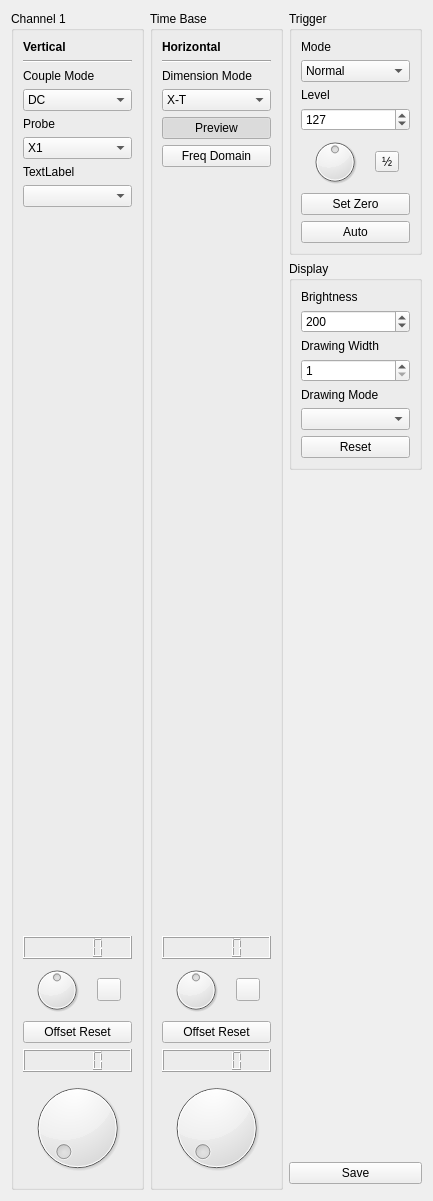
       <widget class="QWidget" name="scrollAreaWidgetContents_2">
        <property name="geometry">
         <rect>
          <x>0</x>
          <y>0</y>
          <width>433</width>
          <height>1201</height>
         </rect>
        </property>
        <layout class="QHBoxLayout" name="horizontalLayout">
         <item>
          <widget class="QGroupBox" name="groupBox_3">
           <property name="toolTip">
            <string>&lt;html&gt;&lt;head/&gt;&lt;body&gt;&lt;p&gt;CH1 Settings&lt;/p&gt;&lt;/body&gt;&lt;/html&gt;</string>
           </property>
           <property name="title">
            <string>Channel 1</string>
           </property>
           <layout class="QVBoxLayout" name="verticalLayout_4">
            <item>
             <widget class="QLabel" name="label_6">
              <property name="font">
               <font>
                <weight>75</weight>
                <bold>true</bold>
               </font>
              </property>
              <property name="text">
               <string>Vertical</string>
              </property>
             </widget>
            </item>
            <item>
             <widget class="Line" name="line">
              <property name="orientation">
               <enum>Qt::Horizontal</enum>
              </property>
             </widget>
            </item>
            <item>
             <widget class="QLabel" name="label_5">
              <property name="text">
               <string>Couple Mode</string>
              </property>
              <property name="buddy">
               <cstring>comboBox_couple_mode</cstring>
              </property>
             </widget>
            </item>
            <item>
             <widget class="QComboBox" name="comboBox_couple_mode">
              <item>
               <property name="text">
                <string>DC</string>
               </property>
              </item>
              <item>
               <property name="text">
                <string>AC</string>
               </property>
              </item>
             </widget>
            </item>
            <item>
             <widget class="QLabel" name="label_8">
              <property name="text">
               <string>Probe</string>
              </property>
              <property name="buddy">
               <cstring>comboBox_4</cstring>
              </property>
             </widget>
            </item>
            <item>
             <widget class="QComboBox" name="comboBox_4">
              <item>
               <property name="text">
                <string>X1</string>
               </property>
              </item>
              <item>
               <property name="text">
                <string>X10</string>
               </property>
              </item>
             </widget>
            </item>
            <item>
             <widget class="QLabel" name="label_9">
              <property name="text">
               <string>TextLabel</string>
              </property>
              <property name="buddy">
               <cstring>comboBox_5</cstring>
              </property>
             </widget>
            </item>
            <item>
             <widget class="QComboBox" name="comboBox_5"/>
            </item>
            <item>
             <spacer name="verticalSpacer_2">
              <property name="orientation">
               <enum>Qt::Vertical</enum>
              </property>
              <property name="sizeHint" stdset="0">
               <size>
                <width>20</width>
                <height>40</height>
               </size>
              </property>
             </spacer>
            </item>
            <item>
             <widget class="QLCDNumber" name="lcdNumber_ofst_ch1"/>
            </item>
            <item>
             <layout class="QHBoxLayout" name="horizontalLayout_2">
              <property name="topMargin">
               <number>0</number>
              </property>
              <item>
               <widget class="QDial" name="dial_ofst_ch1">
                <property name="sizePolicy">
                 <sizepolicy hsizetype="Preferred" vsizetype="Preferred">
                  <horstretch>0</horstretch>
                  <verstretch>0</verstretch>
                 </sizepolicy>
                </property>
                <property name="minimumSize">
                 <size>
                  <width>50</width>
                  <height>50</height>
                 </size>
                </property>
                <property name="maximumSize">
                 <size>
                  <width>50</width>
                  <height>50</height>
                 </size>
                </property>
                <property name="toolTip">
                 <string>&lt;html&gt;&lt;head/&gt;&lt;body&gt;&lt;p&gt;Offset Position&lt;/p&gt;&lt;/body&gt;&lt;/html&gt;</string>
                </property>
                <property name="minimum">
                 <number>-120</number>
                </property>
                <property name="maximum">
                 <number>120</number>
                </property>
               </widget>
              </item>
              <item>
               <widget class="QToolButton" name="toolButton_ofst_ch1">
                <property name="text">
                 <string/>
                </property>
               </widget>
              </item>
             </layout>
            </item>
            <item>
             <widget class="QPushButton" name="pushButton_ofst_rst_ch1">
              <property name="toolTip">
               <string>&lt;html&gt;&lt;head/&gt;&lt;body&gt;&lt;p&gt;Offset Position Reset&lt;/p&gt;&lt;/body&gt;&lt;/html&gt;</string>
              </property>
              <property name="text">
               <string>Offset Reset</string>
              </property>
             </widget>
            </item>
            <item>
             <widget class="QLCDNumber" name="lcdNumber_gain_ch1">
              <property name="smallDecimalPoint">
               <bool>false</bool>
              </property>
             </widget>
            </item>
            <item>
             <widget class="QDial" name="dial_gain_ch1">
              <property name="sizePolicy">
               <sizepolicy hsizetype="Preferred" vsizetype="Preferred">
                <horstretch>0</horstretch>
                <verstretch>0</verstretch>
               </sizepolicy>
              </property>
              <property name="minimumSize">
               <size>
                <width>100</width>
                <height>100</height>
               </size>
              </property>
              <property name="maximumSize">
               <size>
                <width>16777215</width>
                <height>100</height>
               </size>
              </property>
              <property name="wrapping">
               <bool>false</bool>
              </property>
              <property name="notchesVisible">
               <bool>false</bool>
              </property>
             </widget>
            </item>
           </layout>
          </widget>
         </item>
         <item>
          <widget class="QGroupBox" name="groupBox_4">
           <property name="toolTip">
            <string>&lt;html&gt;&lt;head/&gt;&lt;body&gt;&lt;p&gt;Time Base Settings&lt;/p&gt;&lt;/body&gt;&lt;/html&gt;</string>
           </property>
           <property name="title">
            <string>Time Base</string>
           </property>
           <layout class="QVBoxLayout" name="verticalLayout_5">
            <item>
             <widget class="QLabel" name="label_7">
              <property name="font">
               <font>
                <weight>75</weight>
                <bold>true</bold>
               </font>
              </property>
              <property name="text">
               <string>Horizontal</string>
              </property>
             </widget>
            </item>
            <item>
             <widget class="Line" name="line_2">
              <property name="orientation">
               <enum>Qt::Horizontal</enum>
              </property>
             </widget>
            </item>
            <item>
             <widget class="QLabel" name="label_10">
              <property name="text">
               <string>Dimension Mode</string>
              </property>
              <property name="buddy">
               <cstring>comboBox_6</cstring>
              </property>
             </widget>
            </item>
            <item>
             <widget class="QComboBox" name="comboBox_6">
              <item>
               <property name="text">
                <string>X-T</string>
               </property>
              </item>
              <item>
               <property name="text">
                <string>Roll</string>
               </property>
              </item>
              <item>
               <property name="text">
                <string>X-Y</string>
               </property>
              </item>
             </widget>
            </item>
            <item>
             <widget class="QPushButton" name="pushButton_preview_view">
              <property name="text">
               <string>Preview</string>
              </property>
              <property name="checkable">
               <bool>true</bool>
              </property>
              <property name="checked">
               <bool>true</bool>
              </property>
             </widget>
            </item>
            <item>
             <widget class="QPushButton" name="pushButton_freq_domain">
              <property name="text">
               <string>Freq Domain</string>
              </property>
              <property name="checkable">
               <bool>true</bool>
              </property>
             </widget>
            </item>
            <item>
             <spacer name="verticalSpacer_3">
              <property name="orientation">
               <enum>Qt::Vertical</enum>
              </property>
              <property name="sizeHint" stdset="0">
               <size>
                <width>20</width>
                <height>40</height>
               </size>
              </property>
             </spacer>
            </item>
            <item>
             <widget class="QLCDNumber" name="lcdNumber_time_ofst"/>
            </item>
            <item>
             <layout class="QHBoxLayout" name="horizontalLayout_5">
              <property name="topMargin">
               <number>0</number>
              </property>
              <item>
               <widget class="QDial" name="dial_ofst_time">
                <property name="sizePolicy">
                 <sizepolicy hsizetype="Preferred" vsizetype="Preferred">
                  <horstretch>0</horstretch>
                  <verstretch>0</verstretch>
                 </sizepolicy>
                </property>
                <property name="minimumSize">
                 <size>
                  <width>50</width>
                  <height>50</height>
                 </size>
                </property>
                <property name="maximumSize">
                 <size>
                  <width>50</width>
                  <height>50</height>
                 </size>
                </property>
                <property name="toolTip">
                 <string>&lt;html&gt;&lt;head/&gt;&lt;body&gt;&lt;p&gt;Offset Position&lt;/p&gt;&lt;/body&gt;&lt;/html&gt;</string>
                </property>
                <property name="minimum">
                 <number>-120</number>
                </property>
                <property name="maximum">
                 <number>120</number>
                </property>
               </widget>
              </item>
              <item>
               <widget class="QToolButton" name="toolButton_ofst_time">
                <property name="text">
                 <string/>
                </property>
               </widget>
              </item>
             </layout>
            </item>
            <item>
             <widget class="QPushButton" name="pushButton_ofst_rst_time">
              <property name="toolTip">
               <string>&lt;html&gt;&lt;head/&gt;&lt;body&gt;&lt;p&gt;Offset Position Reset&lt;/p&gt;&lt;/body&gt;&lt;/html&gt;</string>
              </property>
              <property name="text">
               <string>Offset Reset</string>
              </property>
             </widget>
            </item>
            <item>
             <widget class="QLCDNumber" name="lcdNumber_time_scale"/>
            </item>
            <item>
             <widget class="QDial" name="dial_time_scale">
              <property name="minimumSize">
               <size>
                <width>100</width>
                <height>100</height>
               </size>
              </property>
              <property name="maximumSize">
               <size>
                <width>16777215</width>
                <height>100</height>
               </size>
              </property>
             </widget>
            </item>
           </layout>
          </widget>
         </item>
         <item>
          <layout class="QVBoxLayout" name="verticalLayout">
           <property name="topMargin">
            <number>0</number>
           </property>
           <property name="bottomMargin">
            <number>6</number>
           </property>
           <item>
            <widget class="QGroupBox" name="groupBox">
             <property name="sizePolicy">
              <sizepolicy hsizetype="Preferred" vsizetype="Preferred">
               <horstretch>0</horstretch>
               <verstretch>0</verstretch>
              </sizepolicy>
             </property>
             <property name="title">
              <string>Trigger</string>
             </property>
             <layout class="QVBoxLayout" name="verticalLayout_2">
              <item>
               <widget class="QLabel" name="label">
                <property name="text">
                 <string>Mode</string>
                </property>
                <property name="buddy">
                 <cstring>comboBox_trigger_mode</cstring>
                </property>
               </widget>
              </item>
              <item>
               <widget class="QComboBox" name="comboBox_trigger_mode">
                <item>
                 <property name="text">
                  <string>Normal</string>
                 </property>
                </item>
                <item>
                 <property name="text">
                  <string>Auto</string>
                 </property>
                </item>
                <item>
                 <property name="text">
                  <string>Single</string>
                 </property>
                </item>
               </widget>
              </item>
              <item>
               <widget class="QLabel" name="label_2">
                <property name="text">
                 <string>Level</string>
                </property>
                <property name="buddy">
                 <cstring>spinBox_trigger_level</cstring>
                </property>
               </widget>
              </item>
              <item>
               <widget class="QSpinBox" name="spinBox_trigger_level">
                <property name="maximum">
                 <number>255</number>
                </property>
                <property name="value">
                 <number>127</number>
                </property>
               </widget>
              </item>
              <item>
               <layout class="QHBoxLayout" name="horizontalLayout_3">
                <property name="topMargin">
                 <number>0</number>
                </property>
                <item>
                 <widget class="QDial" name="dial_time_ofst_2">
                  <property name="minimumSize">
                   <size>
                    <width>50</width>
                    <height>50</height>
                   </size>
                  </property>
                  <property name="maximumSize">
                   <size>
                    <width>50</width>
                    <height>50</height>
                   </size>
                  </property>
                  <property name="toolTip">
                   <string>&lt;html&gt;&lt;head/&gt;&lt;body&gt;&lt;p&gt;Offset Position&lt;/p&gt;&lt;/body&gt;&lt;/html&gt;</string>
                  </property>
                  <property name="minimum">
                   <number>-120</number>
                  </property>
                  <property name="maximum">
                   <number>120</number>
                  </property>
                 </widget>
                </item>
                <item>
                 <widget class="QToolButton" name="toolButton_2">
                  <property name="text">
                   <string>½</string>
                  </property>
                 </widget>
                </item>
               </layout>
              </item>
              <item>
               <widget class="QPushButton" name="pushButton">
                <property name="text">
                 <string>Set Zero</string>
                </property>
               </widget>
              </item>
              <item>
               <widget class="QPushButton" name="pushButton_2">
                <property name="text">
                 <string>Auto</string>
                </property>
               </widget>
              </item>
             </layout>
            </widget>
           </item>
           <item>
            <widget class="QGroupBox" name="groupBox_6">
             <property name="title">
              <string>Display</string>
             </property>
             <layout class="QVBoxLayout" name="verticalLayout_10">
              <item>
               <widget class="QLabel" name="label_3">
                <property name="text">
                 <string>Brightness</string>
                </property>
               </widget>
              </item>
              <item>
               <widget class="QSpinBox" name="spinBox_draw_brightness">
                <property name="minimum">
                 <number>10</number>
                </property>
                <property name="maximum">
                 <number>255</number>
                </property>
                <property name="value">
                 <number>200</number>
                </property>
               </widget>
              </item>
              <item>
               <widget class="QLabel" name="label_4">
                <property name="text">
                 <string>Drawing Width</string>
                </property>
               </widget>
              </item>
              <item>
               <widget class="QSpinBox" name="spinBox_line_width">
                <property name="minimum">
                 <number>1</number>
                </property>
                <property name="maximum">
                 <number>6</number>
                </property>
               </widget>
              </item>
              <item>
               <widget class="QLabel" name="label_11">
                <property name="text">
                 <string>Drawing Mode</string>
                </property>
               </widget>
              </item>
              <item>
               <widget class="QComboBox" name="comboBox"/>
              </item>
              <item>
               <widget class="QPushButton" name="pushButton_5">
                <property name="text">
                 <string>Reset</string>
                </property>
               </widget>
              </item>
             </layout>
            </widget>
           </item>
           <item>
            <spacer name="verticalSpacer_4">
             <property name="orientation">
              <enum>Qt::Vertical</enum>
             </property>
             <property name="sizeHint" stdset="0">
              <size>
               <width>20</width>
               <height>40</height>
              </size>
             </property>
            </spacer>
           </item>
           <item>
            <widget class="QPushButton" name="pushButton_3">
             <property name="text">
              <string>Save</string>
             </property>
            </widget>
           </item>
          </layout>
         </item>
        </layout>
       </widget>
